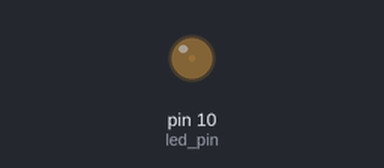
This sketch was run on a simulated Arduino Uno, built with avr-gcc and run on an emulated ATmega328P. Parts: output pins drawn as LEDs (lit = HIGH).

Above: at 0.05 s.
At 0.95 s:
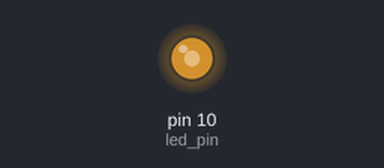
At 1.4 s:
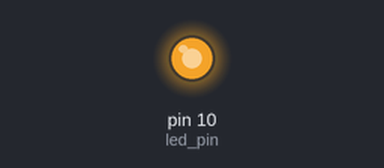
At 2.75 s:
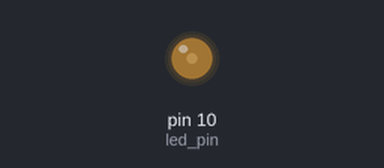
Timing chart, 0 to 7.0 s (numbered marks = the images above):
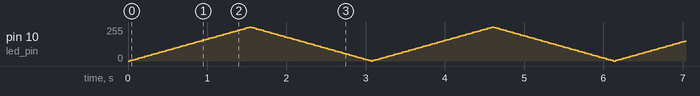

The sketch:

LedFade.ino
```cpp
//Pins
int led_pin = 10;

//Fading variables
int brightness = 0;
int fade_value = 5;

void setup(){
    pinMode(led_pin, OUTPUT);
}

void loop(){
    analogWrite(led_pin, brightness);

    brightness =  brightness + fade_value;

    if (brightness<=0 || brightness>=255) {
        fade_value = -fade_value;
    }

    delay(30);
}
```
